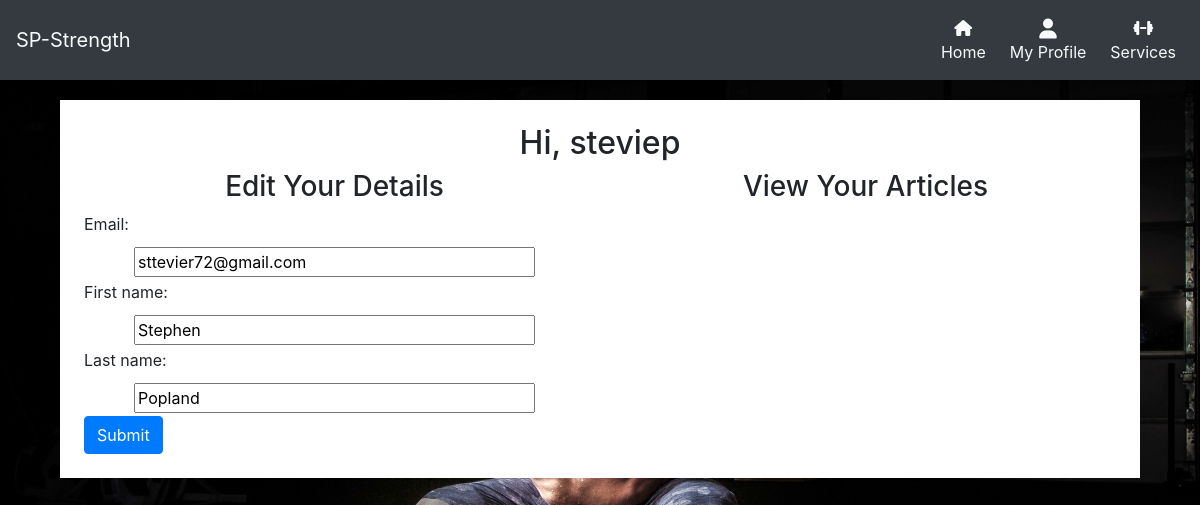
Page /profiles/ (signed in) on the committed database.
### profiles/models.py (models this page shows)
class UserProfile(models.Model):
    user = models.OneToOneField(User, on_delete=models.CASCADE, editable=False)
    email = models.EmailField(max_length=256, null=True, blank=True)
    first_name = models.CharField(max_length=80, null=True, blank=True)
    last_name = models.CharField(max_length=80, null=True, blank=True)
    def __str__(self):
        return self.user.username

### profiles/views.py (the view)
# urls.py: path('', views.index, name='home'),
def index(request):
    if request.user.is_authenticated:
        profile = get_object_or_404(UserProfile, user=request.user)
        if request.method == 'POST':
            form = UserInfoForm(request.POST, instance=profile)
            if form.is_valid():
                form.save()
                return redirect('profiles')
        else:
            purchase_orders = PurchaseOrder.objects.filter(user_profile=profile)
            articles_purchased = (item.product for item in purchase_orders)
            form = UserInfoForm(instance=profile)
            context = {
                'profile': profile,
                'form': form,
                'articles': articles_purchased
            }
            return render(request, 'profiles/index.html', context)
    else:
        return redirect('account_login')

### profiles/forms.py
class UserInfoForm(forms.ModelForm):
    class Meta:
        model = UserProfile
        fields = "__all__"
    def __init__(self, *args, **kwargs):
        super().__init__(*args, **kwargs)
        placeholders = {
            'email': 'email',
            'first_name': 'First Name',
            'last_name': 'Last Name',
        }
        self.fields['first_name'].widget.attrs['autofocus'] = True
        for field in self.fields:
            placeholder = placeholders[field]
            self.fields[field].widget.attrs['placeholder'] = placeholder
            self.fields[field].widget.attrs['class'] = 'formstyle'

### profiles/templates/profiles/index.html (shortened to what this page needs)
<!DOCTYPE html>
{% extends 'base.html' %}
{% load static %}
{% block content %}
    <div class="container-fluid top-margin services-container p-4">
    <h2 class="header-font text-center">Hi, {{ profile }}</h2>
        <div class="row">
            <div class="col-12 col-lg-6">
                <h3 class="text-center">Edit Your Details</h3>
                <form action = "{% url 'profiles' %}" method = "POST" id="user_info_update">
                    {{ form }}
                    <button class="btn btn-primary" type="submit">Submit</button>
                </form>
            </div>
            <div class="col-12 col-lg-6">
                <h3 class="text-center">View Your Articles</h3>
            </div>
        </div>
    </div>
{% endblock %}

### static/css/style.css (style rules this page uses)
body { background: url('/media/back-squat-min.jpg') no-repeat center center fixed; background-size: cover; height: 100vh; z-index: -1000; }
.top-margin { margin-top: 66px; }
.services-container { margin-left: 5%; margin-right: 5%; width: 90%; background-color: white; margin-top: 100px; }
.formstyle { width: 80%; margin: 3px 10% }

### rows in the picture
UserProfile: user.username "steviep", email "sttevier72@gmail.com", first_name "Stephen", last_name "Popland"
